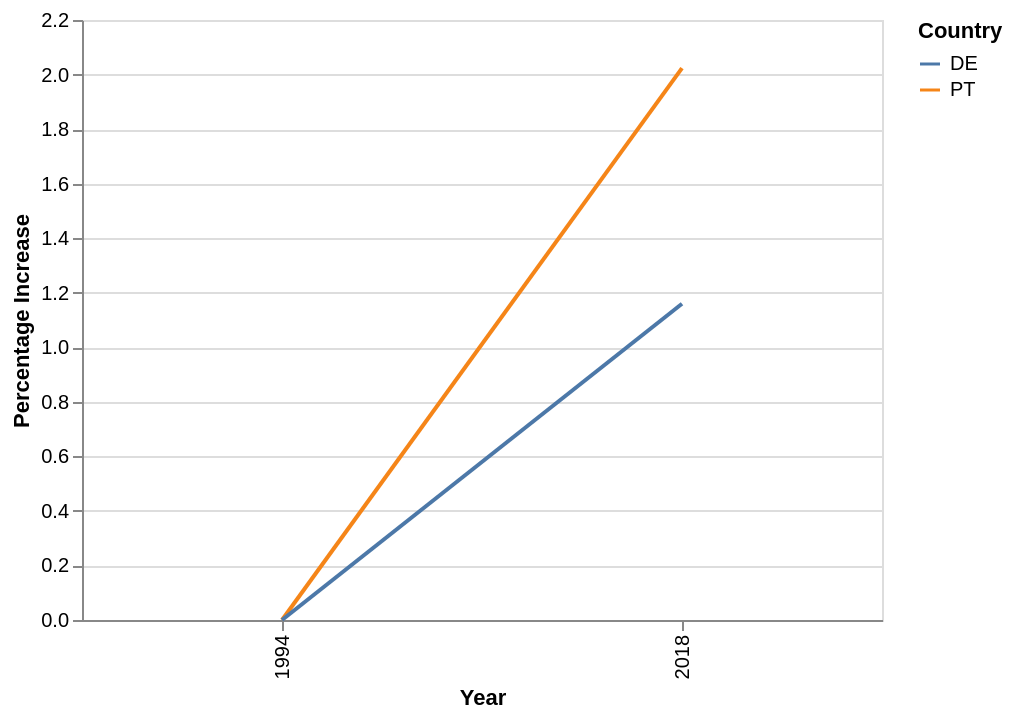

The notebook cell saved with this chart:
### Code cell
# Use the Altair library to plot two lines in the same chart
# showing the PT and DE columns versus the Year column of df_pi.
# Use the color channel to discriminate for the Country column.
# Encode the x channel as ordinal. Set chart width to 400
import altair as alt

alt.Chart(df_pi).mark_line().encode(
    x=alt.X('Year:O'),
    y='Percentage Increase',
    color='Country'
).properties(
    width=400
)

### Figure 1 — Vega-Lite specification as saved in the notebook (floating-point values rounded to 4 significant figures)
{"config": {"view": {"continuousWidth": 400, "continuousHeight": 300}}, "data": {"name": "data-008237d686806dc46aaa1fa6f7572640"}, "mark": "line", "encoding": {"color": {"field": "Country", "type": "nominal"}, "x": {"field": "Year", "type": "ordinal"}, "y": {"field": "Percentage Increase", "type": "quantitative"}}, "width": 400, "$schema": "https://vega.github.io/schema/vega-lite/v4.17.0.json", "datasets": {"data-008237d686806dc46aaa1fa6f7572640": [{"Year": 1994, "Country": "PT", "Percentage Increase": 0.0}, {"Year": 1994, "Country": "DE", "Percentage Increase": 0.0}, {"Year": 2018, "Country": "PT", "Percentage Increase": 2.024}, {"Year": 2018, "Country": "DE", "Percentage Increase": 1.16}]}}
